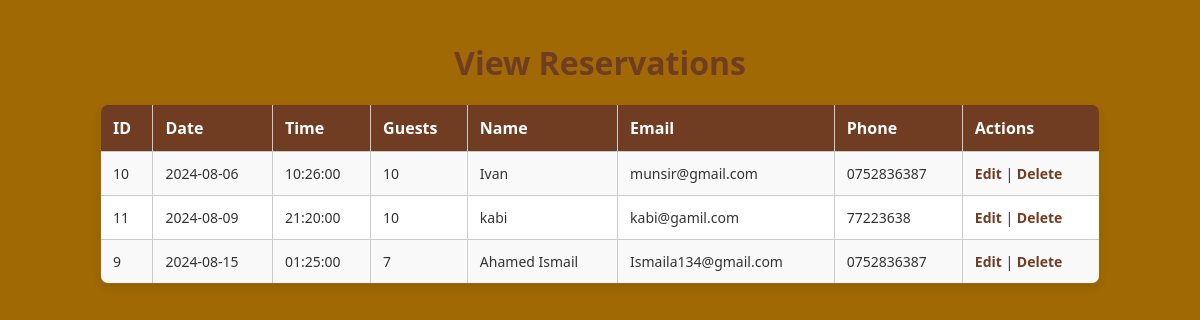
Screenshot of /testadmin2/table.php with the database file from the repository.
### tables this page shows
CREATE TABLE IF NOT EXISTS `reservations` (
  `id` int NOT NULL AUTO_INCREMENT,
  `date` date NOT NULL,
  `time` time NOT NULL,
  `guests` int NOT NULL,
  `name` varchar(255) NOT NULL,
  `email` varchar(255) NOT NULL,
  `phone` varchar(255) NOT NULL,
  PRIMARY KEY (`id`)
);

### testadmin2/table.php (the view, shortened to what this page needs)
<?php
$servername = "localhost";
$username = "root";
$password = "";
$dbname = "the_gallery_cafe";
$conn = new mysqli($servername, $username, $password, $dbname);
$sql = "SELECT * FROM reservations ORDER BY date, time";
$result = $conn->query($sql);
?>
<!DOCTYPE html>
<html lang="en">
<head>
    <link rel="stylesheet" href="./table.css">
</head>
<body>
    <h1>View Reservations</h1>
    <?php
    if ($result->num_rows > 0) {
        echo "<table border='1'>
                <tr>
                    <th>ID</th>
                    <th>Date</th>
                    <th>Time</th>
                    <th>Guests</th>
                    <th>Name</th>
                    <th>Email</th>
                    <th>Phone</th>
                    <th>Actions</th>
                </tr>";
        while($row = $result->fetch_assoc()) {
            echo "<tr>
                    <td>" . $row["id"]. "</td>
                    <td>" . $row["date"]. "</td>
                    <td>" . $row["time"]. "</td>
                    <td>" . $row["guests"]. "</td>
                    <td>" . $row["name"]. "</td>
                    <td>" . $row["email"]. "</td>
                    <td>" . $row["phone"]. "</td>
                    <td>
                        <a href='./edit_reservation.php?edit_id=" . $row["id"] . "'>Edit</a> |
                        <a href='table.php?delete_id=" . $row["id"] . "' onclick=\"return confirm('Are you sure you want to delete this reservation?');\">Delete</a>
                    </td>
                  </tr>";
        }
        echo "</table>";
    } else {
        echo "No reservations found.";
    }
    ?>
</body>
</html>

### testadmin2/table.css (style rules this page uses)
body { margin: 0; font-family: 'Segoe UI', Tahoma, Geneva, Verdana, sans-serif; background-color: #a06904; display: flex; flex-direction: column; align-items: center; justify-content: flex-start; padding: 20px; color: #333; }
h1 { color: #703d23; margin-bottom: 20px; }
table { width: 100%; max-width: 1000px; border-collapse: collapse; margin-bottom: 20px; box-shadow: 0px 4px 8px rgba(0, 0, 0, 0.1); border-radius: 8px; overflow: hidden; }
table, th, td { border: 1px solid #ccc; }
th, td { padding: 12px; text-align: left; }
th { background-color: #703d23; color: #ffffff; font-weight: bold; font-size: 16px; }
td { background-color: #ffffff; font-size: 14px; color: #333; }
tr:nth-child(even) td { background-color: #f9f9f9; }
a { color: #703d23; text-decoration: none; font-weight: bold; }

### rows the page displays
reservations: id "10", date "2024-08-06", time "10:26:00", guests "10", name "Ivan", email "munsir@gmail.com", phone "0752836387"
reservations: id "11", date "2024-08-09", time "21:20:00", guests "10", name "kabi", email "kabi@gamil.com", phone "77223638"
reservations: id "9", date "2024-08-15", time "01:25:00", guests "7", name "Ahamed Ismail", email "Ismaila134@gmail.com", phone "0752836387"
